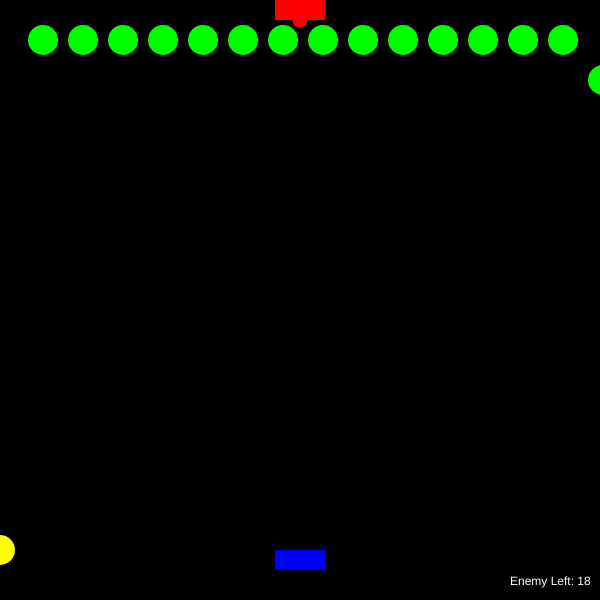
Frame 1 (no input)
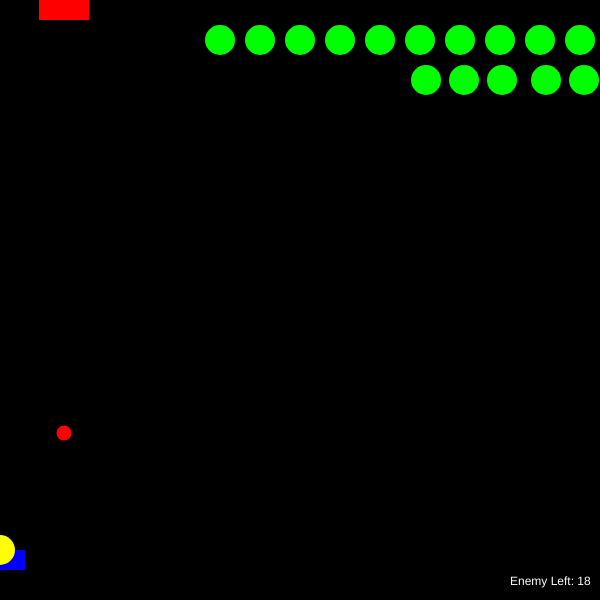
Frame 60 (no input)
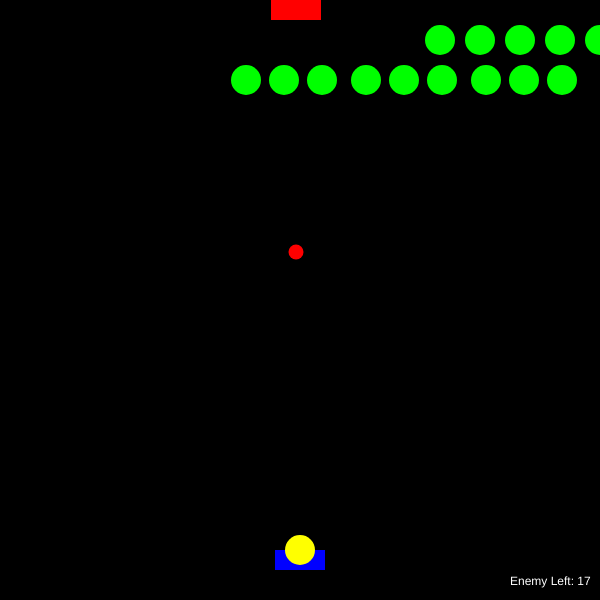
Frame 120 (the mouse pressed at the canvas centre since frame 60)

The p5.js sketch that drew these frames (run headless with seeded random() and noise() and a simulated clock; from frame 60 on, the mouse is pressed at the canvas centre):

// p5.js sketch
// ── sketch.js
var p;
var e = [];
var drops;
var enemyLeft;
var boss;

function setup() {
    createCanvas (600, 600);
    p = new Player();
    drops = new Drop;
    for(var i = 0; i < 18; i++){
        e[i] = new Enemy(i*40 + 40, 40);
    }
    enemyLeft = e.length;
    boss = new Boss();
}

window.setup = setup;

function draw() {
    background(0);
    p.drawPlayer();
    p.movePlayer();
    drops.drawDrop();
    drops.fireDrop();
    boss.drawBoss();
    boss.moveBoss();
    boss.fireWeapon();
    for(var i = 0; i < 18; i++) {
        e[i].moveEnemy();
        e[i].drawEnemy();
        e[i].playerHit();
    }
    endGame();
    checkDropHitEnemy();
    textSize(12);
    fill(255);
    text("Enemy Left: " +enemyLeft, 510, 585);
    winGame();   
}

function Player() {
        this.x = 275;
        this.y = 550;
        this.w = 50;
        this.h = 20;
        this.playerHit = false;
        
        this.drawPlayer = function(){
            fill(0, 0, 255);
            noStroke();
            rect(this.x, this.y, this.w, this.h);
        }
        
    this.movePlayer = function(){
        this.x = mouseX - this.w/2;
    }
    }

function Enemy(x, y){
    this.x = x;
    this.y = y;
    this.r = 30;
    this.speedX = 3;
    this.beenHit = false;
    
    this.drawEnemy = function(){
        if(this.beenHit == false){
        fill(0, 255, 0);
        noStroke();
        ellipse(this.x, this.y, this.r, this.r);
    } // end drawEnemy
    }
    
    this.moveEnemy = function(){
        if(this.beenHit == false){
        this.x += this.speedX;
        if(this.x > width || this.x < 0){
            this.y += 40;
            this.speedX *= -1;
        }
        }
    } 
//end moveEnemy
    
    this.playerHit = function(){
        if(this.beenHit == false){
            if(this.x > p.x && this.x < p.x + p.w && this.y > p.y){
                p.playerHit = true;
                this.speedX = 0;
        }
     }
   }
}
    
   function endGame(){
       if(p.playerHit) {
           background(255, 0, 0);
           p.x = 255;
           fill(255);
           noStroke();
           textSize(32);
           text("GAME OVER MAN", 175, 250);
           
       }
   }

function Drop(){
    this.x = p.x + p.w/2;
    this.y = p.y;
    this.r = 30;
    this.fired = false;

    this.drawDrop = function(){
        this.x = p.x + p.w/2;
        fill(255, 255, 0);
        noStroke();
        ellipse(this.x, this.y, this.r, this.r);
    }
    
    this.fireDrop = function(){
        if(this.fired){
            this.y -= 20;
        }
        if(this.y < 0){
            this.fired = false;
        }
        if(this.fired == false){
            this.y = p.y;
        }
    }
}

function mousePressed(){
    drops.fired = true
}

function checkDropHitEnemy(){
    for(var i = 0; i < e.length; i++){
        if(p.playerHit == false){
        if(e[i].beenHit == false){
        if(drops.x > e[i].x - e[i].r/2 && drops.x < e[i].x + e[i].r/2 && drops.y > e[i].y - e[i].r/2 && drops.y < e[i].y + e[i].r/2){
            e[i].beenHit = true;
            drops.fired = false;
            enemyLeft--;
        }
    }
}
}
}

function winGame(){
    if(enemyLeft == 0){
    background(0, 255, 0);
    p.x = 255;
    fill(255);
    noStroke();
    textSize(32);
    text("You've Won, Bitch!", 180, 250);
}
}

function Boss(){
    this.x = 275;
    this.y = 0;
    this.w = 50;
    this.h = 20;
    this.wX = this.x + this.w/2;
    this.wY = this.y + this.h;
    this.wR = 15;
    this.wSpeed = 10;
    
    this.drawBoss = function(){
        fill(255, 0, 0);
        noStroke();
        rect(this.x, this.y, this.w, this.h);
        ellipse(this.wX, this.wY, this.wR, this.wR);
    }
    
    this.moveBoss = function(){
        if(this.x + this.w/2 < p.x + p.w/2){
            this.x += 4;
        }
        if(this.x + this.w/2 > p.x + p.w/2){
            this.x -= 4;
    }
        this.wX = this.x + this.w/2;

    this.fireWeapon = function(){
        this.wY += 7;
        if(this.wY > height){
            this.wY = this.y;
        }
    }
        
        if(this.wX > p.x && this.wX < p.x + p.w && this.wY > p.y && this.wY < p.y + p.h){
            p.playerHit = true;
            this.wSpeed = 0;
        }
    }
    
}
